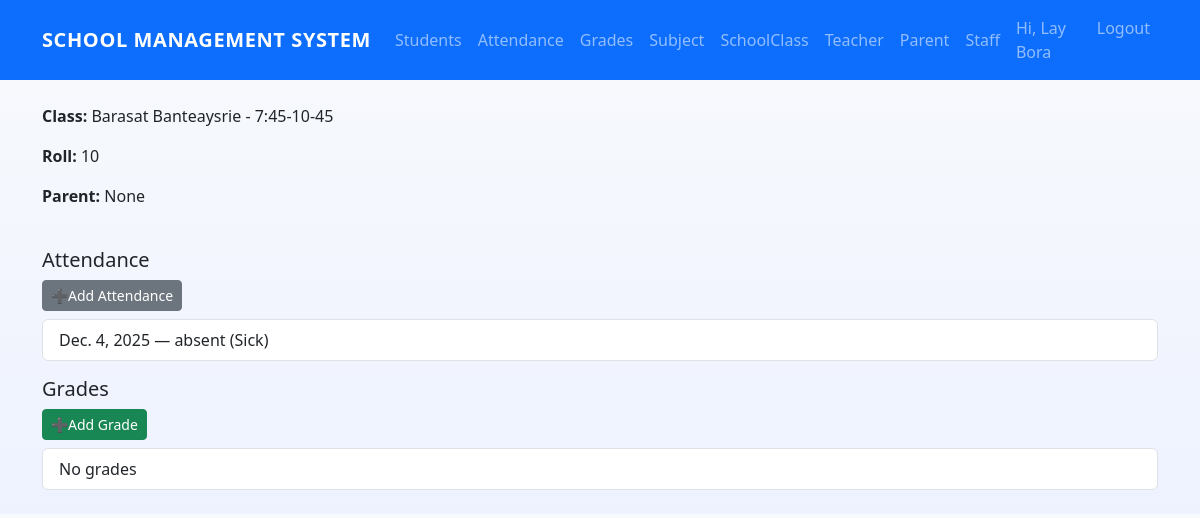
The page /students/1/ (signed in) on the database as committed earlier.
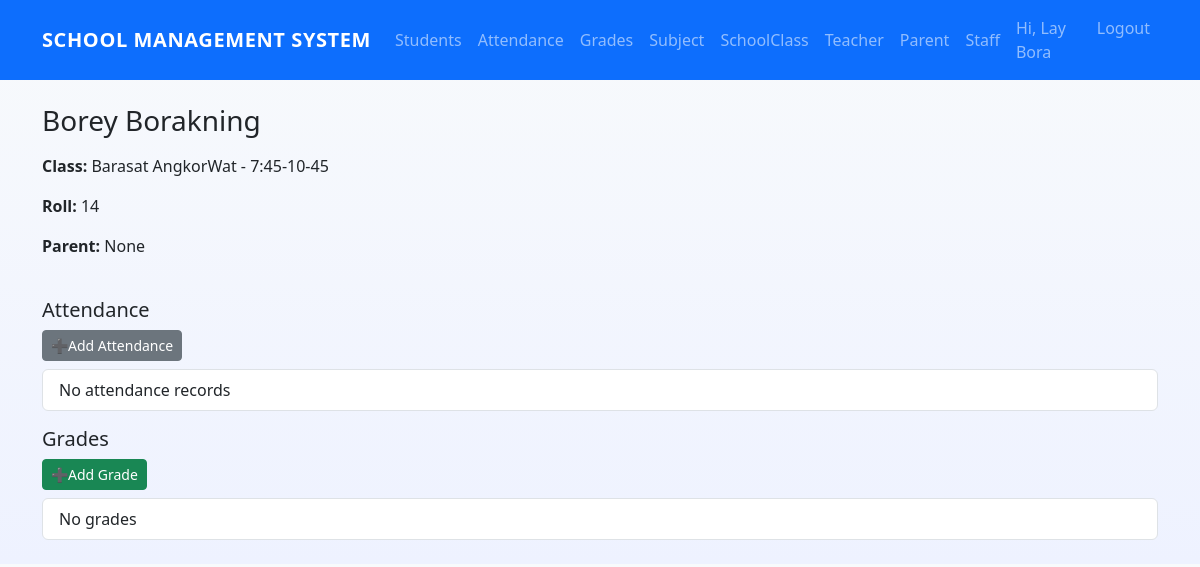
The same page on the database as committed later.
### core/models.py (models this page shows, shortened)
class StudentProfile(models.Model):
    user = models.OneToOneField(User, on_delete=models.CASCADE)
    school_class = models.ForeignKey(SchoolClass, on_delete=models.SET_NULL, null=True, blank=True)
    roll_number = models.CharField(max_length=20, blank=True)
    parent = models.ForeignKey(ParentProfile, on_delete=models.SET_NULL, null=True, blank=True)
    image = models.ImageField(
        upload_to=user_directory_path,
        default='default/Student.png',
        blank=True
    )

class SchoolClass(models.Model):
    name = models.CharField(max_length=50)
    section = models.CharField(max_length=10, blank=True)
    def __str__(self):
        return f"{self.name}{(' - ' + self.section) if self.section else ''}"

class Attendance(models.Model):
    STATUS = (('present','Present'),('absent','Absent'),('late','Late'))
    student = models.ForeignKey(StudentProfile, on_delete=models.CASCADE)
    date = models.DateField(default=timezone.now)
    status = models.CharField(max_length=10, choices=STATUS, default='present')
    remark = models.TextField(blank=True)
    class Meta:
        unique_together = ('student','date')

class User(AbstractUser):
    ROLE_CHOICES = (
        ('admin','Admin'),
        ('teacher','Teacher'),
        ('student','Student'),
        ('parent','Parent'),
        ('staff','Staff'),
    )
    role = models.CharField(max_length=10, choices=ROLE_CHOICES, default='student')
    phone = models.CharField(max_length=20, blank=True)

### core/views.py (the view)
# urls.py: path('students/<int:pk>/', StudentDetailView.as_view(), name='student-detail'),
class StudentDetailView(LoginRequiredMixin, DetailView):
    model = StudentProfile
    template_name = 'core/student_detail.html'
    context_object_name = 'student'

### templates/core/student_detail.html
{% extends 'core/base.html' %}
{% block content %}
  <h1 class="h3 mb-3">{{ student.user.get_full_name }}</h1>
  <div class="row">
    <div class="col-md-6">
      <p><strong>Class:</strong> {{ student.school_class }}</p>
      <p><strong>Roll:</strong> {{ student.roll_number }}</p>
      <p><strong>Parent:</strong> {{ student.parent }}</p>
    </div>
  </div>
  <h5 class="mt-4">Attendance</h5>
  <a class="btn btn-sm btn-secondary mb-2" href="{% url 'attendance-add' %}">➕Add Attendance</a>
  <ul class="list-group mb-3">
    {% for a in student.attendance_set.all %}
      <li class="list-group-item">{{ a.date }} — {{ a.status }} {% if a.remark %} ({{ a.remark }}){% endif %}</li>
    {% empty %}
      <li class="list-group-item">No attendance records</li>
    {% endfor %}
  </ul>
  <h5>Grades</h5>
  <a class="btn btn-sm btn-success mb-2" href="{% url 'grade-add' %}">➕Add Grade</a>
  <ul class="list-group">
    {% for g in student.grade_set.all %}
      <li class="list-group-item">{{ g.subject }} — {{ g.marks_obtained }}/{{ g.max_marks }} ({{ g.term }})</li>
    {% empty %}
      <li class="list-group-item">No grades</li>
    {% endfor %}
  </ul>
{% endblock %}

Rows that differ between the two databases and show on the page:
no longer on this page (row edited): Attendance: date "Dec. 4, 2025", status "absent", remark "Sick"
changed StudentProfile "None": user.get_full_name (not shown) → "Borey Borakning"; school_class "Barasat Banteaysrie - 7:45-10-45" → "Barasat AngkorWat - 7:45-10-45"; roll_number "10" → "14"
Other text that changed with them:
text now shown: "No attendance records"
